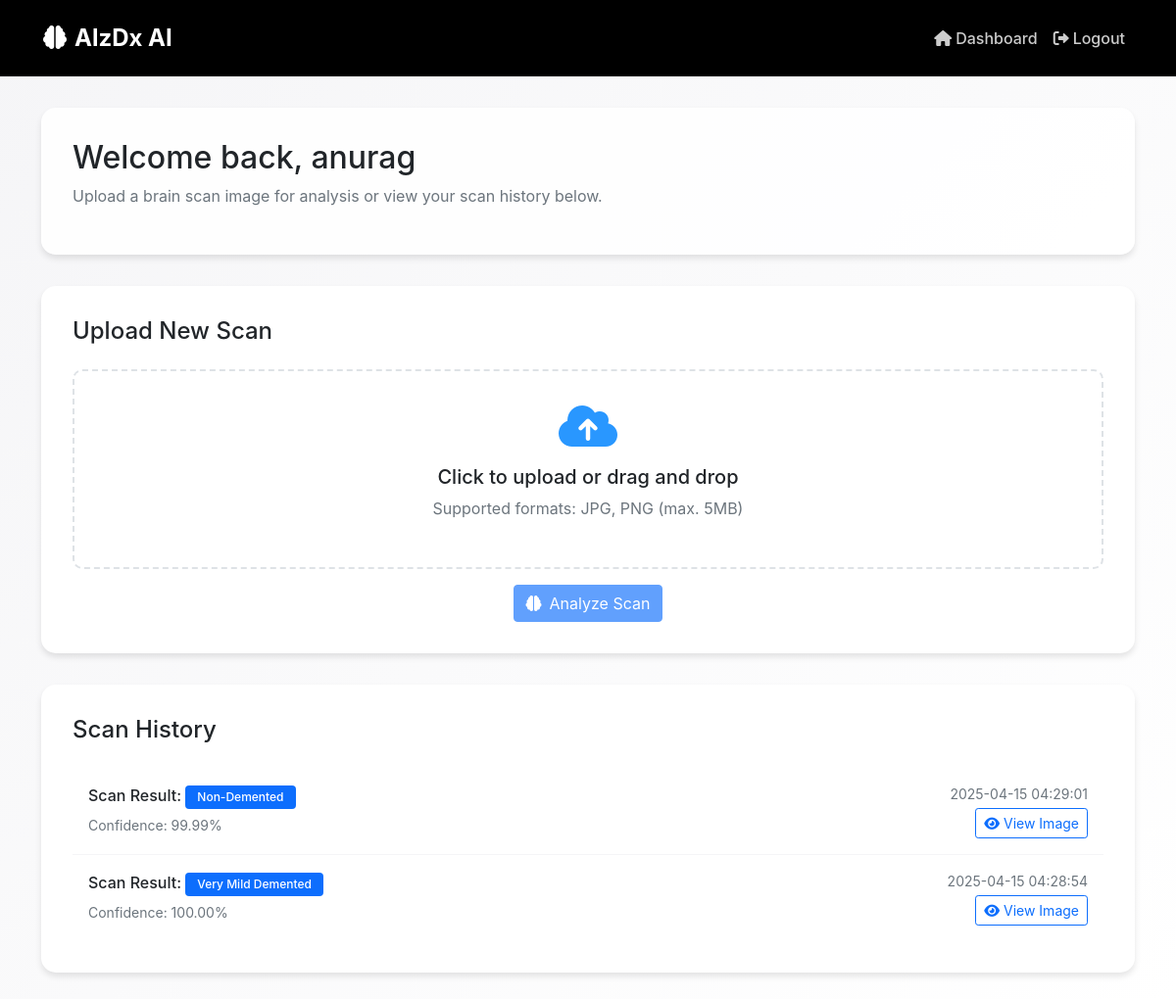
Page /dashboard (signed in) on the committed database.
### tables this page shows
CREATE TABLE scans
                 (id INTEGER PRIMARY KEY AUTOINCREMENT,
                  user_id INTEGER,
                  image_path TEXT NOT NULL,
                  prediction TEXT NOT NULL,
                  confidence REAL NOT NULL,
                  created_at TIMESTAMP DEFAULT CURRENT_TIMESTAMP,
                  FOREIGN KEY (user_id) REFERENCES users (id));

### app.py (the view)
@app.route('/dashboard')
def dashboard():
    if 'user_id' not in session:
        return redirect(url_for('login'))
    db = get_db()
    scans = db.execute('''SELECT * FROM scans
                         WHERE user_id = ?
                         ORDER BY created_at DESC''',
                       (session['user_id'],)).fetchall()
    return render_template('patient_dashboard.html',
                           username=session['username'],
                           scans=scans)

### app.py (called while the page is built)
def get_db():
    conn = sqlite3.connect('database.db')
    conn.row_factory = sqlite3.Row
    return conn

### templates/patient_dashboard.html (shortened to what this page needs)
<!DOCTYPE html>
<html lang="en">
<head>
    <link href="https://cdn.jsdelivr.net/npm/bootstrap@5.1.3/dist/css/bootstrap.min.css" rel="stylesheet">
    <link href="https://cdnjs.cloudflare.com/ajax/libs/font-awesome/6.0.0/css/all.min.css" rel="stylesheet">
</head>
<body>
    <nav class="navbar navbar-expand-lg">
        <div class="container-fluid">
            <a class="navbar-brand" href="#">
                <i class="fas fa-brain me-2"></i>AlzDx AI
            </a>
            <div class="collapse navbar-collapse justify-content-end" id="navbarNav">
                <ul class="navbar-nav">
                    <li class="nav-item">
                        <a class="nav-link" href="{{ url_for('dashboard') }}">
                            <i class="fas fa-home me-1"></i>Dashboard
                        </a>
                    </li>
                    <li class="nav-item">
                        <a class="nav-link" href="{{ url_for('logout') }}">
                            <i class="fas fa-sign-out-alt me-1"></i>Logout
                        </a>
                    </li>
                </ul>
            </div>
        </div>
    </nav>
    <div class="container">
        <div class="welcome-section">
            <h2>Welcome back, {{ username }}</h2>
            <p class="text-muted">Upload a brain scan image for analysis or view your scan history below.</p>
        </div>
        <div class="upload-section">
            <h4 class="mb-4">Upload New Scan</h4>
            <form action="{{ url_for('predict') }}" method="post" enctype="multipart/form-data">
                <div class="upload-area" onclick="document.getElementById('scan-file').click()">
                    <i class="fas fa-cloud-upload-alt upload-icon"></i>
                    <h5>Click to upload or drag and drop</h5>
                    <p class="text-muted">Supported formats: JPG, PNG (max. 5MB)</p>
                </div>
                <div class="text-center mt-3">
                    <button type="submit" class="btn btn-primary" id="upload-btn" disabled>
                        <i class="fas fa-brain me-2"></i>Analyze Scan
                    </button>
                </div>
            </form>
        </div>
        <div class="history-section">
            <h4 class="mb-4">Scan History</h4>
            {% if scans %}
                {% for scan in scans %}
                    <div class="scan-item">
                        <div class="d-flex justify-content-between align-items-center">
                            <div>
                                <h6 class="mb-1">Scan Result: <span class="badge bg-primary">{{ scan.prediction }}</span></h6>
                                <small class="text-muted">
                                    Confidence: {{ "%.2f"|format(scan.confidence * 100) }}%
                                </small>
                            </div>
                            <div class="text-end">
                                <small class="text-muted d-block">{{ scan.created_at.split('.')[0] }}</small>
                                <a href="{{ url_for('static', filename=scan.image_path.split('static/')[1]) }}"
                                   class="btn btn-sm btn-outline-primary mt-1" target="_blank">
                                    <i class="fas fa-eye me-1"></i>View Image
                                </a>
                            </div>
                        </div>
                    </div>
                {% endfor %}
            {% else %}
                <p class="text-muted text-center">No scans found. Upload your first scan to get started!</p>
            {% endif %}
        </div>
    </div>
</body>
</html>

### templates/patient_dashboard.html (style rules this page uses)
body { background: linear-gradient(135deg, #f5f5f7 0%, #ffffff 100%); min-height: 100vh; font-family: -apple-system, BlinkMacSystemFont, 'Segoe UI', Roboto, Oxygen, Ubuntu, Cantarell, sans-serif; }
.navbar { background: #000000; padding: 1rem 2rem; }
.navbar-brand { color: white !important; font-size: 1.5rem; font-weight: 700; }
.nav-link { color: rgba(255, 255, 255, 0.8) !important; font-weight: 500; padding: 0.5rem 1rem; }
.container { padding-top: 2rem; padding-bottom: 2rem; }
.welcome-section { background: rgba(255, 255, 255, 0.9); border-radius: 15px; padding: 2rem; margin-bottom: 2rem; box-shadow: 0 4px 6px rgba(0, 0, 0, 0.1); }
.upload-section { background: white; border-radius: 15px; padding: 2rem; margin-bottom: 2rem; box-shadow: 0 4px 6px rgba(0, 0, 0, 0.1); }
.history-section { background: white; border-radius: 15px; padding: 2rem; box-shadow: 0 4px 6px rgba(0, 0, 0, 0.1); }
.scan-item { padding: 1rem; border-bottom: 1px solid #f5f5f7; transition: background-color 0.3s ease; }
.scan-item:last-child { border-bottom: none; }
.upload-area { border: 2px dashed #dee2e6; border-radius: 10px; padding: 2rem; text-align: center; cursor: pointer; transition: all 0.3s ease; }
.upload-icon { font-size: 3rem; color: #2997ff; margin-bottom: 1rem; }
.badge { padding: 0.5em 1em; font-weight: 500; }

### rows in the picture
scans: prediction "Non-Demented", scan.confidence*100 "99.99", created_at "2025-04-15 04:29:01"
scans: prediction "Very Mild Demented", scan.confidence*100 "100.00", created_at "2025-04-15 04:28:54"

### other values in the picture
{{ username }} "anurag"
